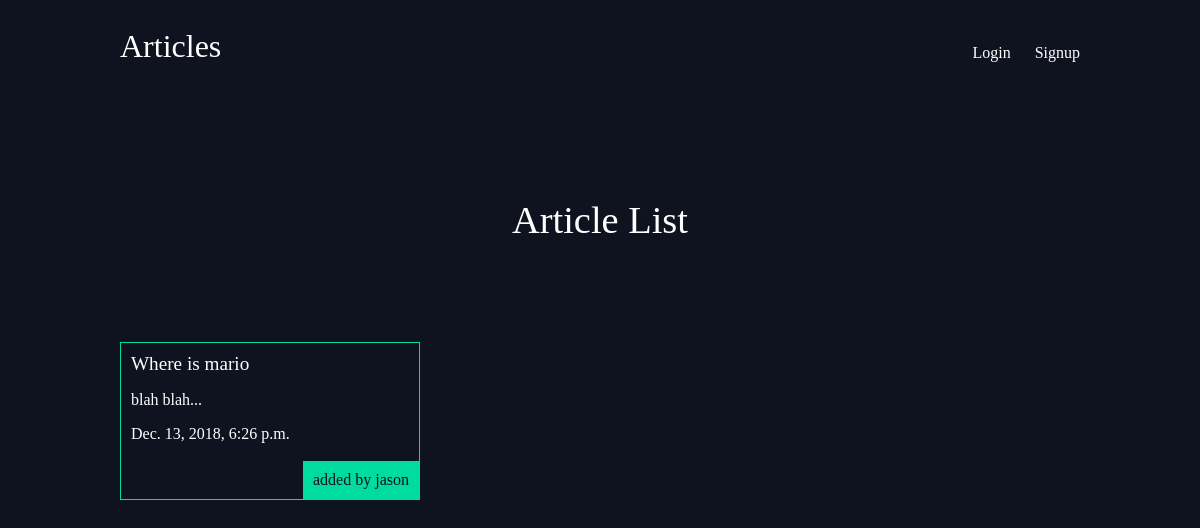
The app's page /articles/ with its own data.
### articles/models.py (models this page shows, shortened)
class Article(models.Model):
    title = models.CharField(max_length=100)
    slug = models.SlugField()
    body = models.TextField()
    date = models.DateTimeField(auto_now_add=True)
    thumb = models.ImageField(default='default.png', blank=True)
    author = models.ForeignKey(User, on_delete=models.CASCADE, default=None)
    def snippet(self):
        return self.body[:50] + '...'

### articles/views.py (the view)
# urls.py: path('', views.article_list, name="list"),
def article_list(request):
    articles = Article.objects.all().order_by('date')
    return render(request, 'articles/article_list.html', {'articles': articles})

### articles/templates/articles/article_list.html
{% extends 'base_layout.html' %}
{% block content %}
  <h1>Article List</h1>
  <div class="articles">
    {% for article in articles %}
      <div class="article">
        <h2><a href="{% url 'articles:detail' slug=article.slug %}">{{ article.title }}</a></h2>
        <p>{{ article.snippet }}</p>
        <p>{{ article.date }}</p>
        <p class="author">added by {{ article.author.username }}</p>
      </div>
    {% endfor %}
  </div>
{% endblock %}

### assets/styles.css (style rules this page uses)
body { background-color: #0f121f; background-repeat-y: no-repeat; color: #fff; }
body * { font-family: Ubuntu; }
h1, h2, h3, h4, h5 { font-weight: normal; margin: 0; }
a, a:hover, a:visited { color: #fff; text-decoration: none; }
div.wrapper h1 { text-align: center; margin: 100px auto; font-size: 2.4em; }
.articles { display: grid; grid-template-columns: 1fr 1fr 1fr; grid-gap: 30px; }
.article { padding: 10px; border: 1px solid #00dba0; position: relative; padding-bottom: 40px; }
.article h2 { font-size: 1.2em; }
.article .author { padding: 10px; background: #00dba0; position: absolute; right: 0; bottom: 0; margin: 0; color: #0f121f; }

### records on screen
Article: title "Where is mario", snippet "blah blah...", date "Dec. 13, 2018, 6:26 p.m.", author.username "jason"
